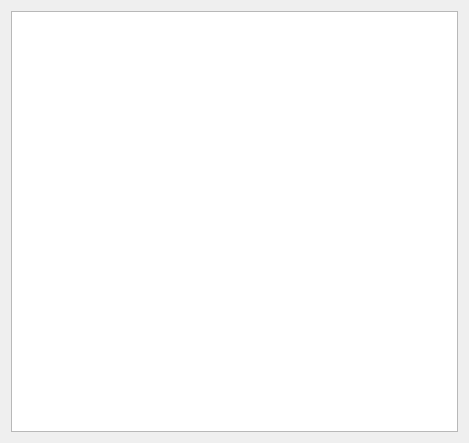
<?xml version="1.0" encoding="UTF-8"?>
<ui version="4.0">
 <class>ExifWidget</class>
 <widget class="QWidget" name="ExifWidget">
  <property name="geometry">
   <rect>
    <x>0</x>
    <y>0</y>
    <width>469</width>
    <height>443</height>
   </rect>
  </property>
  <property name="windowTitle">
   <string>Form</string>
  </property>
  <layout class="QVBoxLayout" name="verticalLayout">
   <item>
    <widget class="QTextBrowser" name="textBrowser"/>
   </item>
  </layout>
 </widget>
 <resources/>
 <connections/>
</ui>
